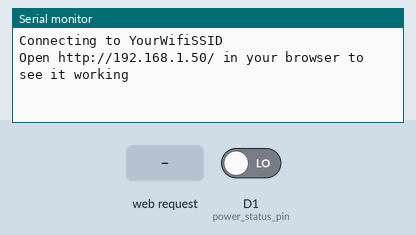
Recording of a sketch running on a simulated ESP8266 (NodeMCU). On the bench: the last lines printed to the serial monitor. The inputs (shaded band) are chosen by the test bench; at power-on: D1 (power_status_pin) LOW. WiFi joins after 1.5 s; servers stay silent unless stated.

Above: at 2.7 s.
2.8 s: HTTP request GET /off received
At 3.3 s:
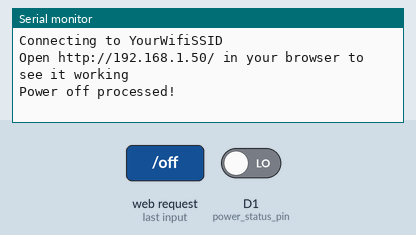
4.3 s: HTTP request GET /on received
At 6.0 s:
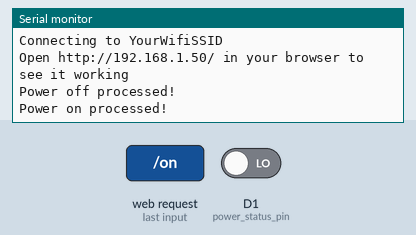
6.3 s: HTTP request GET /check received
At 7.2 s:
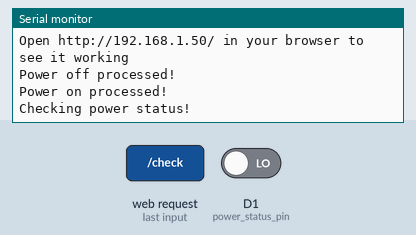

The sketch:

hal_wow.ino
```cpp
#include <ESP8266WiFi.h>
#include <ESP8266mDNS.h>
#include <ESP8266WebServer.h>

#define  MAX_ATTEMPT  5

const char* ssid = "YourWifiSSID";  // Change to your own wifi
const char* password = "YourWifiPassword"; // Change to your own password

static int attempted;

ESP8266WebServer server(80);  // Change to your own http port

const char* auth_user = "Kevin";  // Change to your own login ID
const char* auth_password = "password123";  // Change to your own password

int power_control_pin = D7;   //GPIO 13
int power_status_pin = D1;    //GPIO 5

const static char html_str[] =   "<html><head><meta name=\"viewport\" content=\"width=device-width, initial-scale=1\">\
  <title>Control</title><style>body{background-color:lightblue;font-size:24px;}</style></head><body><h1>Control</h1>\
  <ul><li><a href=\"on\">TURN ON</a></li><br><li><a href=\"off\">TURN OFF</a></li><br><li><a href=\"force\">FORCE SHUTDOWN\
  </a></li><br><li><a href=\"check\">CHECK POWER STATUS</a></li><br></ul><i>%s</i></body></html>";

void setup() {

  attempted = 0;

  // Set static ip
  WiFi.persistent( false );
  WiFi.mode(WIFI_STA);
  WiFi.disconnect();

  IPAddress ip(192, 168, 1, 253);     // Your static IP
  IPAddress gateway(192, 168, 1, 1);
  IPAddress subnet(255, 255, 255, 0);
  IPAddress primaryDNS(8, 8, 8, 8);

  WiFi.config(ip, gateway, subnet);
  WiFi.begin(ssid, password);

  // For console debug
  Serial.begin(115200);


  // Wifi connection start
  if (WiFi.waitForConnectResult() != WL_CONNECTED) {
    Serial.println("WiFi Connect Failed! Rebooting...");
    delay(1000);
    ESP.restart();
  }

  // We start by connecting to a WiFi network
  Serial.println();
  Serial.print("Connecting to ");
  Serial.println(ssid);


  // GPIO Initialize
  pinMode(power_control_pin, OUTPUT);
  pinMode(power_status_pin, INPUT);

  // For security reason, only respond to "/wow" page
  server.on("/wow", []() {
    if (!server.authenticate(auth_user, auth_password)) {
      if (attempted >= MAX_ATTEMPT) {
        Serial.println("blocked");
        delay(30000); // blocking login for 30 seconds
        attempted = 0;
      } else {
        attempted++;
        Serial.println(String(attempted) + " attempted.");
      }
      return server.requestAuthentication();
    }
    //server.send(200, "text/html", "Login OK, IP: " + server.client().remoteIP().toString()  );
    attempted = 0;
    char temp[1024];
    sprintf(temp, html_str, "> Choose an operation");
    server.send(200, "text/html", temp);
  });

  server.on("/force", []() {
    if (!server.authenticate(auth_user, auth_password)) {
      Serial.println("Not authurized.");
      return;
    } else {
      char temp[1024];
      sprintf(temp, html_str, "> Force shutdown processed!");
      server.send(200, "text/html", temp);

      digitalWrite(power_control_pin, HIGH);
      delay(15000); // hold for 15 seconds
      digitalWrite(power_control_pin, LOW);

      Serial.println("Force shutdown processed!");
    }
  });

  server.on("/off", []() {
    if (!server.authenticate(auth_user, auth_password)) {
      Serial.println("Not authurized.");
      return;
    } else {
      char temp[1024];
      sprintf(temp, html_str, "> Power off processed!");
      server.send(200, "text/html", temp);

      if(digitalRead(power_status_pin) == HIGH) {
        digitalWrite(power_control_pin, HIGH);
        delay(500); // hold for 500ms
        digitalWrite(power_control_pin, LOW);
      }
      Serial.println("Power off processed!");
    }
  });

  server.on("/on", []() {
    if (!server.authenticate(auth_user, auth_password)) {
      Serial.println("Not authurized.");
      return;
    } else {
      char temp[1024];
      sprintf(temp, html_str, "> Power on processed!");
      server.send(200, "text/html", temp);

      if(digitalRead(power_status_pin) == LOW) {
        digitalWrite(power_control_pin, HIGH);
        delay(500); // hold for 500ms
        digitalWrite(power_control_pin, LOW);
      }

      Serial.println("Power on processed!");
    }
  });

  server.on("/check", []() {
    if (!server.authenticate(auth_user, auth_password)) {
      Serial.println("Not authurized.");
      return;
    } else {
      char temp[1024];
      if(digitalRead(power_status_pin) == HIGH){
        sprintf(temp, html_str, "> Power is ON!");
      }else {
        sprintf(temp, html_str, "> Power is OFF!");
      }

      server.send(200, "text/html", temp);
      Serial.println("Checking power status!");
    }
  });

  // Override NotFound handler and ignore other requests
  server.onNotFound(handleNotFound);

  // Run http server
  server.begin();

  Serial.print("Open http://");
  Serial.print(WiFi.localIP());
  Serial.println("/ in your browser to see it working");
}

void loop() {
  server.handleClient();
}

void handleNotFound() {
  // Ignore other requests
}
```

Measured:
- after the input at 2.8 s, the serial monitor: prints a new line at once (image 1)
- after the input at 4.3 s, the serial monitor: prints a new line after 0.50 s (image 2)
- after the input at 6.3 s, the serial monitor: prints a new line at once (image 3)
